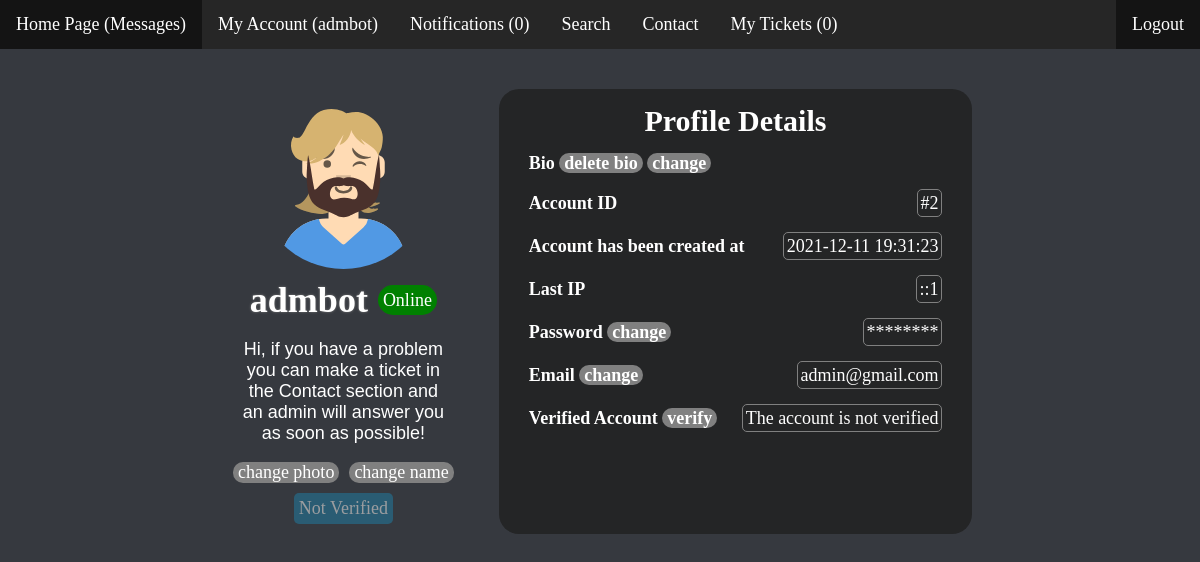
/profile.php?id=2 (signed in), run on the app's committed database.
### tables this page shows
CREATE TABLE `users` (
  `id` int(11) NOT NULL,
  `username` varchar(64) NOT NULL,
  `email` varchar(64) NOT NULL,
  `password` varchar(64) NOT NULL,
  `created_at` timestamp NOT NULL DEFAULT current_timestamp() ON UPDATE current_timestamp(),
  `admin` int(11) NOT NULL,
  `file` longtext NOT NULL,
  `bio` text NOT NULL,
  `founder` int(11) NOT NULL,
  `banned` int(11) NOT NULL,
  `logged` int(11) NOT NULL,
  `ip` varchar(64) NOT NULL,
  `last_ip` varchar(64) NOT NULL,
  `verified` int(10) NOT NULL
);

### profile.php (the view, shortened to what this page needs)
<?php
  require 'config/config.php';
  if (!isset($_SESSION["loggedin"]) || $_SESSION["loggedin"] !== true) {
    header("location: login.php");
    exit;
  } else if(!isset($_GET['id'])) {
    header('Location: index.php');
    exit();
  } else {
    $id = $_GET['id'];
  }
  $queryString = "SELECT id, username, email, created_at, email, bio, file, admin, founder, banned,ip, last_ip, logged, verified FROM users WHERE id='$id' ORDER BY username DESC LIMIT 1";
  $query = $link->prepare($queryString);
  $query->execute();
  $query->store_result();
  $query->bind_result($user_id, $username, $email, $created_at, $email, $bio, $file, $admin, $founder, $banned, $ip, $last_ip, $logged, $verified);
?>
<!DOCTYPE html>
<html>
  <head>
    <link rel="stylesheet" href="css/profile.css?v=<?php echo time(); ?>">
  </head>
  <body>
    <?php require_once("header.php"); ?>
    <div class="wrapper">
      <?php while ($query->fetch()):
        $bio = wordwrap($bio, 25, "\n", true);
        $bio = nl2br($bio, false);
      ?>
      <div id="user-interface">
        <?php
          echo "
            <div id='img_div'>
              <img id='image-x' src='$file' alt='Profile Phot' onClick='showImg();' />
              <br>
              <div id='nameOnline'>
              <h1>$username</h1>
          ";
              if ($logged == 1) {
                echo "<span id='online'>Online</span>";
              } else if ($logged == 0) {
                echo "<span id='offline'>Offline</span>";
              }
          echo "
              </div>
              <p id='bio'>
          ";
          if ($bio == "") {
            echo '';
          } else {
            echo $bio;
          }
          echo "
            </p>
          ";
          if ($_SESSION['id'] == $user_id) {
            echo " <div id='two-changes'><a href='change-photo.php' id='button-user'><p>change photo</p></a><a href='change-name.php' id='button-user'><p>change name</p></a></div>";
          }
          echo "</div>";
        ?>
        <div id="roles">
          <?php
            if ($verified == 0) {
              echo ' <p id="verified" class="not-verified">Not Verified</p>';
            }
          ?>
        </div>
      </div>
      <div id="user-settings">
        <h2>Profile Details</h2>
        <?php
          if ($_SESSION['id'] == $user_id) {
            echo "
              <div class='title-of-div'>
                <div class='title-text'>
                  Bio
            ";
            if ($bio != "") {
              echo "<a href='delete-bio.php' id='button-user'>delete bio</a>";
            }
            echo "
              <a href='change-bio.php' id='button-user'>change</a>
                </div>
              </div>
            ";
          }
        ?>
        <div class="title-of-div">
          <div class="title-text">Account ID</div>
          <div class="content-text">#<?php echo $user_id; ?></div>
        </div>
        <div class="title-of-div">
          <div class="title-text">Account has been created at</div>
          <div class="content-text">
            <?php
              echo $created_at;
            ?>
          </div>
        </div>
        <?php
          if ($_SESSION['founder'] == 1 || $_SESSION['id'] == $user_id) {
            echo "
              <div class='title-of-div'>
              <div class='title-text'>Last IP</div>
                <div class='content-text'>
                  $last_ip
                </div>
              </div>
            ";
          }
        ?>
        <?php
          if ($_SESSION['id'] == $user_id) {
            echo "
              <div class='title-of-div'>
                <div class='title-text'>
                  Password <a href='reset-password.php' id='button-user'>change</a>
                </div>
                <div class='content-text'>********</div>
              </div>
            ";
          }
        ?>
        <div class="title-of-div">
          <div class="title-text">Email
            <?php
              if ($_SESSION['id'] == $user_id) {
                echo ' <a href="change-email.php" id="button-user">change</a>';
              }
            ?>
          </div>
          <div class="content-text">
            <?php
              echo $email;
            ?>
          </div>
        </div>
        <div class="title-of-div">
          <div class="title-text">
            Verified Account
            <?php
              if ($_SESSION['id'] == $user_id && $verified == 0) {
                echo ' <a href="verify-account.php" id="button-user">verify</a>';
              }
            ?>
          </div>
          <div class="content-text">
            <?php
              if ($verified == 0) {
                echo "The account is not verified";
              } else {
                echo "The account is verified";
              }
            ?>
          </div>
        </div>
      </div>
      <?php endwhile; ?>
    </div>
  </body>
</html>

### header.php (shortened to what this page needs)
<?php
  $userid = $_SESSION['id'];
?>
<html>
  <head>
    <link rel="stylesheet" href="css/header.css?v=<?php echo time(); ?>">
  </head>
  <body>
    <?php
      $result = mysqli_query($link, "SELECT COUNT(*) FROM `notifications` WHERE userid=$userid");
      $row = mysqli_fetch_row($result)[0];
      $results = mysqli_query($link, "SELECT COUNT(*) FROM `tickets` WHERE userid=$userid");
      $rows = mysqli_fetch_row($results)[0];
    ?>
    <ul id="desktopul">
      <li><a class="active" href="home.php">Home Page (Messages)</a></li>
      <li><a href="profile.php?id=<?php echo $_SESSION['id']; ?>">My Account (<?php echo $_SESSION['username']?>)</a></li>
      <li><a href="notifications.php?id=<?php echo $_SESSION['id']; ?>">Notifications (<?php echo $row; ?>)</a></li>
      <li><a href="search.php">Search</a></li>
      <li><a href="contact.php">Contact</a></li>
      <li><a href="mytickets.php">My Tickets (<?php echo $rows; ?>)</a></li>
      <li style="float:right"><a class="active" href="logout.php">Logout</a></li>
    </ul>
  </body>
</html>

### css/profile.css (style rules this page uses)
body { background: #36393f; font-size: 18px; }
#bio { font-family: arial; color: white; }
#verified { transition: .3s; padding: 5px; background-color: rgb(31, 128, 167); opacity: 50%; user-select: none; border-radius: 5px; color: white; }
.not-verified { background: maroon; }
.title-text { font-weight: bold; color: white; }
.title-of-div { display: flex; align-items: center; justify-content: space-between; margin: 15px; }
.content-text { color: white; margin-left: 25px; border: 1px solid grey; border-radius: 5px; padding: 2.5px; }
h1 { color: white; text-shadow: 0px 0px 2.5px grey; margin: 0; }
#online, #offline { padding: 5px; border-radius: 25px; color: white; height: 20px; margin-left: 10px; }
#online { background-color: green; }
#img_div:after { content: ""; display: block; clear: both; }
#img_div { text-align: center; }
#image-x { margin: 5px; width: 175px; border-radius: 100px; height: 175px; transition: .4s; }
a { text-decoration: none; color: lightgrey; transition: .2s; }
a#button-user { color: white; background: grey; border-radius: 10px; padding: 0 5px; }
#nameOnline { display: flex; align-items: center; justify-content: center; }
#user-interface { margin: 20px; }
h2 { margin: 0; color: white; font-size: 30px; text-align: center; }
.wrapper { margin: 20px; display: flex; align-items: top; justify-content: center; }
#roles { text-align: center; display: flex; align-items: center; justify-content: center; }
#user-settings { padding: 15px; background-color: #242526; border-radius: 20px; margin: 20px; }
#roles p { margin: 10px; }
#two-changes { display: flex; align-items: center; justify-content: center; }
#two-changes a { margin: 0 5px; }
#two-changes p { margin: 0; }

### css/header.css (style rules this page uses)
body { margin:0; padding:0; }
#desktopul { list-style-type: none; margin: 0; padding: 0; overflow: hidden; background-color: #262626; }
#desktopul li { float: left; }
#desktopul li a { display: block; color: white; text-align: center; padding: 14px 16px; text-decoration: none; }
#desktopul .active { background-color: #141414; }

### data on the page
users: file (picture), username "admbot", logged "Online", bio "Hi, if you have a problem you can make a ticket in the Contact section and an admin will answer you as soon as possible!", shows "change photo", verified "Not Verified", shows "Bio", shows "delete bio", id "2", created_at "2021-12-11 19:31:23", last_ip "::1", shows "Password", email "admin@gmail.com"

### other printed values
$_SESSION['username'] "admbot"
$row "0"
$rows "0"
